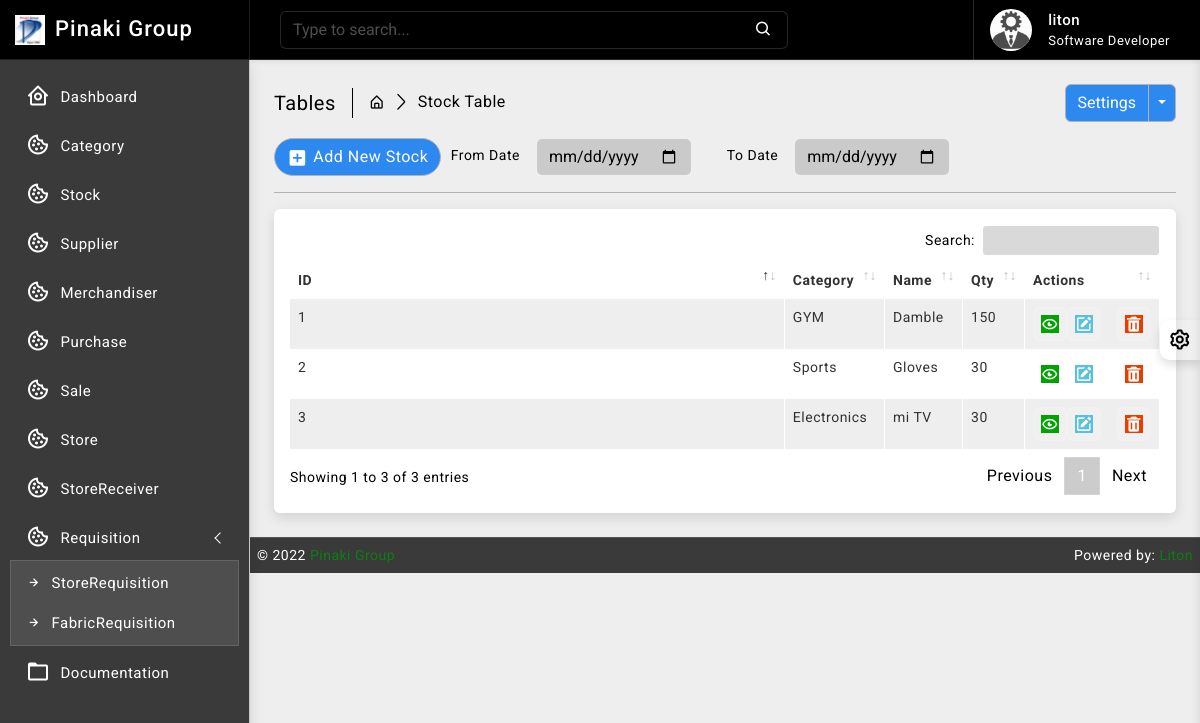
The page /stock/ (signed in) on the database its author committed.
### stock/models.py (models this page shows, shortened)
class Stock(models.Model):
    id = models.AutoField(primary_key=True)
    category = models.ForeignKey(Category, on_delete=models.CASCADE, blank=False)
    name = models.CharField(max_length=30, unique=True)
    quantity = models.IntegerField(default=1)
    is_deleted = models.BooleanField(default=False)

### category/models.py (models this page shows)
class Category(models.Model):
    id = models.AutoField(primary_key=True)
    name = models.CharField(max_length=64, null=True, unique=True, blank=True)
    created_at = models.DateTimeField(auto_now_add=True, auto_now=False)
    updated_at = models.DateTimeField(auto_now_add=False, auto_now=True)
    def __str__(self):
        return self.name

### stock/views.py (the view)
# urls.py: path('', views.StockListView.as_view(), name='stock_read'),
class StockListView(ListView):
    model = Stock
    template_name = 'stock/read.html'
    context_object_name = 'stocks'
    paginate_by = 10

### templates/stock/read.html (shortened to what this page needs)
{% extends 'base/base.html' %}
{% block body %}
{% load static %}
		<div class="page-wrapper">
			<div class="page-content">
				<div class="page-breadcrumb d-none d-sm-flex align-items-center mb-3">
					<div class="breadcrumb-title pe-3">Tables</div>
					<div class="ps-3">
						<nav aria-label="breadcrumb">
							<ol class="breadcrumb mb-0 p-0">
								<li class="breadcrumb-item"><a href="#"><i class="bx bx-home-alt"></i></a>
								</li>
								<li class="breadcrumb-item active" aria-current="page">Stock Table</li>
							</ol>
						</nav>
					</div>
					<div class="ms-auto">
						<div class="btn-group">
							<button type="button" class="btn btn-light">Settings</button>
							<button type="button" class="btn btn-light dropdown-toggle dropdown-toggle-split" data-bs-toggle="dropdown">	<span class="visually-hidden">Toggle Dropdown</span>
							</button>
						</div>
					</div>
				</div>
				<div class="col-md-9">
					<form class="float-md-end" method="POST">
						<div class="row row-cols-md-auto g-lg-3">
							<label for="fromdate" class="col-md-2 col-form-label text-md-end">From Date</label>
							<div class="col-md-4">
								<input type="date" name= "fromdate" class="form-control" id="fromdate">
							</div>
							<label for="todate" class="col-md-2 col-form-label text-md-end">To Date</label>
							<div class="col-md-4">
								<input type="date" name= "todate" class="form-control" id="todate">
							</div>
						</div>
					</form>
				</div>
                <div class="ms-auto"><a href="/stock/new/" class="btn btn-light radius-30 mt-2 mt-lg-0"><i class="bx bxs-plus-square"></i>Add New Stock</a></div>
				<hr/>
				<div class="card">
					<div class="card-body">
						<div class="table-responsive">
							<table id="example2" class="table table-striped table-bordered">
								<thead>
									<tr>
										<th>ID</th>
										<th>Category</th>
										<th>Name</th>
                                        <th>Qty</th>
										<th>Actions</th>
									</tr>
								</thead>
								<tbody>
									{% for data in stocks %}
									<tr>
									   <td>{{ data.id }}</td>
									   <td>{{ data.category }}</td>
									   <td>{{ data.name }}</td>
                                       <td>{{ data.quantity }}</td>
									   <td class="center">
										<div class="d-flex order-actions">
											<a class="" href="#">
												<i class="fadeIn animated bx bx-show-alt"></i>
											</a>
											<a class="" href="{% url 'stock_update' data.id %}">
												<i class='bx bxs-edit'></i>
											</a>
											<a class="ms-3" href="{% url 'stock_delete' data.id %}" onclick="return confirm('Are you sure?');">
												<i class='bx bxs-trash'></i>
											</a>
										</div>
									   </td>
									</tr>
								 {% endfor %}
								</tbody>
							</table>
						</div>
					</div>
				</div>
			</div>
		</div>
{% endblock body %}

### templates/base/navbar.html (shortened to what this page needs)
{% load static %}
		<header>
			<div class="topbar d-flex align-items-center">
				<nav class="navbar navbar-expand">
					<div class="search-bar flex-grow-1">
						<div class="position-relative search-bar-box">
							<input type="text" class="form-control search-control" placeholder="Type to search..."> <span class="position-absolute top-50 search-show translate-middle-y"><i class='bx bx-search'></i></span>
						</div>
					</div>
					<div class="user-box dropdown">
						<a class="d-flex align-items-center nav-link dropdown-toggle dropdown-toggle-nocaret" href="#" role="button" data-bs-toggle="dropdown" aria-expanded="false">
							<img src="{% static 'images/avatars/avatar-2.png' %}" class="user-img" alt="user avatar">
							<div class="user-info ps-3">
								<p class="user-name mb-0">{{request.user}}</p>
								<p class="designattion mb-0">Software Developer</p>
							</div>
						</a>
					</div>
				</nav>
			</div>
		</header>

### static/css/app.css (style rules this page uses)
body { font-size: 14px; letter-spacing: .5px; font-family: Roboto, sans-serif; overflow-x: hidden }
a { text-decoration: none }
.topbar { position: fixed; top: 0; left: 250px; right: 0; height: 60px; background: #000000; border-bottom: 1px solid rgb(255 255 255 / 15%); z-index: 10; box-shadow: 0 .125rem .25rem rgba(0, 0, 0, .075)!important }
.topbar .navbar { width: 100%; height: 60px; padding-left: 30px; padding-right: 30px }
.page-wrapper { height: 100%; margin-top: 60px; margin-bottom: 0px; margin-left: 250px }
.page-content { padding: 1.5rem 1.5rem 0 1.5rem }
.breadcrumb-title { font-size: 20px; border-right: 1.5px solid #000000; }
.page-breadcrumb .breadcrumb li.breadcrumb-item { font-size: 16px }
.page-breadcrumb .breadcrumb-item+.breadcrumb-item::before { display: inline-block; padding-right: .5rem; color: #000000; font-family: LineIcons; content: "\ea5c" }
.order-actions a { font-size: 18px; width: 34px; height: 34px; display: flex; align-items: center; justify-content: center; background: rgb(255 255 255 / 15%); border: 1px solid rgb(255 255 255 / 15%); text-align: center; border-radius: 20%; color: #ffffff }
.radius-30 { border-radius: 30px }
.btn i { vertical-align: middle; font-size: 1.3rem; margin-top: -1em; margin-bottom: -1em; margin-right: 5px }
input::placeholder { color: #fff!important; opacity: .3!important }
.search-bar-box { width: 75% }
.search-control { background-color: rgb(0 0 0 / 15%); border: 1px solid rgb(255 255 255 / 15%); padding-right: 2.5rem }
.search-show { font-size: 18px; right: 15px; color: #ffffff; }
.dropdown-toggle-nocaret:after { display: none }
.user-img { width: 42px; height: 42px; border-radius: 50%; border: 0 solid #ffffff; padding: 0; background: #ffffff; margin-left:1rem }
.user-info .user-name { font-size: 15px; font-weight: 500; color: #ffffff }
.user-info .designattion { font-size: 13px; color: #ffffff; }
.user-box { display: flex; align-items: center; height: 60px; border-left: 1px solid rgb(255 255 255 / 15%); margin-left: 1rem }
.bg-theme { background-size: 100% 100%; background-attachment: fixed; background-position: center; background-repeat: no-repeat; transition: background .2s; }
body.bg-theme2 { background-image: url(../images/bg-themes/2.png); }

### rows shown on the page
Stock: id "1", category "GYM", name "Damble", quantity "150"
Stock: id "2", category "Sports", name "Gloves", quantity "30"
Stock: id "3", category "Electronics", name "mi TV", quantity "30"

### other values the page prints
{{ request.user }} "liton"
